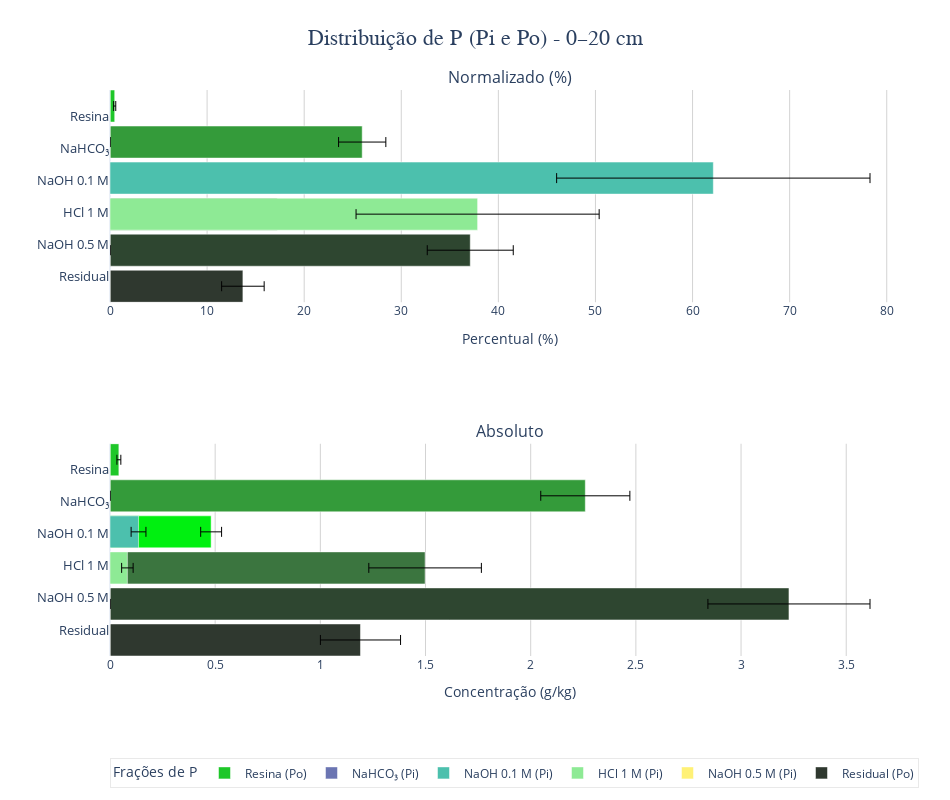

The notebook cell saved with this chart:
### Code cell
nomes = ["Resina", "NaHCO₃", "NaOH 0.1 M", "HCl 1 M", "NaOH 0.5 M", "Residual"]
cores = ['#1EC729', '#349B3A', '#00F010', '#3B753F', '#2E4630', '#2F382F']
cores_Pi = ['#7b3ba4', '#6b75b2', '#4cc0ad', '#8eea95', '#fff176', '#ffb84d']
cores_Po = cores

def add_wide_bars_with_errors(fig, medias_Po, stds_Po, medias_Pi, stds_Pi, row, x_title):
    bar_height = 1 
    y_positions = np.arange(len(nomes))

    for i in range(len(nomes)):
        if i in [0, 5]:
            fig.add_trace(go.Bar(
                y=[nomes[i]],
                x=[medias_Po[i]],
                error_x=dict(type='data', array=[stds_Po[i]], color='black', thickness=1.0, width=5),
                name=f"{nomes[i]} (Po)",
                orientation='h',
                marker_color=cores_Po[i],
                width=bar_height,
                offsetgroup=str(i),
                showlegend=(row == 1)
            ), row=row, col=1)

            # Pi fictício = 0
            fig.add_trace(go.Bar(
                y=[nomes[i]],
                x=[0],
                orientation='h',
                marker_color=cores_Pi[i],
                width=bar_height,
                offsetgroup=str(i),
                showlegend=False
            ), row=row, col=1)
        else:
            # Po
            fig.add_trace(go.Bar(
                y=[nomes[i]],
                x=[medias_Po[i]],
                error_x=dict(type='data', array=[stds_Po[i]], color='black', thickness=1.0, width=5),
                name=f"{nomes[i]} (Po)",
                orientation='h',
                marker_color=cores_Po[i],
                width=bar_height,
                offsetgroup=str(i),
                showlegend=False
            ), row=row, col=1)

            # Pi
            fig.add_trace(go.Bar(
                y=[nomes[i]],
                x=[medias_Pi[i]],
                error_x=dict(type='data', array=[stds_Pi[i]], color='black', thickness=1.0, width=5),
                name=f"{nomes[i]} (Pi)",
                orientation='h',
                marker_color=cores_Pi[i],
                width=bar_height,
                offsetgroup=str(i),
                showlegend=(row == 1)
            ), row=row, col=1)

    # só estética
    fig.update_xaxes(title_text=x_title, showgrid=True, gridcolor="lightgray", zeroline=True, row=row, col=1)
    fig.update_yaxes(showgrid=False, autorange="reversed", tickfont=dict(size=13), row=row, col=1)

fig = make_subplots(rows=2, cols=1, subplot_titles=("Normalizado (%)", "Absoluto"), shared_xaxes=False)

media_Po_gkg = media_Po / 1000
media_Pi_gkg = media_Pi / 1000
std_Po_gkg   = std_Po / 1000
std_Pi_gkg   = std_Pi / 1000

media_Po_norm, std_Po_norm = normalizar(media_Po, std_Po)
media_Pi_norm, std_Pi_norm = normalizar(media_Pi, std_Pi)

add_wide_bars_with_errors(fig, media_Po_norm, std_Po_norm, media_Pi_norm, std_Pi_norm, 1, "Percentual (%)")
add_wide_bars_with_errors(fig, media_Po_gkg, std_Po_gkg, media_Pi_gkg, std_Pi_gkg , 2, "Concentração (g/kg)")

fig.update_layout(
    barmode='group',
    title=dict(text="Distribuição de P (Pi e Po) - 0–20 cm", x=0.5, font=dict(size=22, family="Arial")),
    bargap=0.25,
    width=950,
    height=800,
    template="plotly_white",
    legend_title="Frações de P",
    legend=dict(
        orientation="h",
        y=-0.18,
        x=0,
        bgcolor="rgba(255,255,255,0.7)",
        bordercolor="lightgray",
        borderwidth=0.5
    ),
    margin=dict(l=110, r=40, t=90, b=100)
)

fig.show()

### Figure 1 — Plotly figure (JSON) as saved in the notebook; plotly's stock layout.template omitted (floating-point values rounded to 4 significant figures)
{"data": [{"error_x": {"array": [0.1073], "color": "black", "thickness": 1, "type": "data", "width": 5}, "marker": {"color": "#1EC729"}, "name": "Resina (Po)", "offsetgroup": "0", "orientation": "h", "showlegend": true, "type": "bar", "width": 1, "x": [0.4847], "xaxis": "x", "y": ["Resina"], "yaxis": "y"}, {"marker": {"color": "#7b3ba4"}, "offsetgroup": "0", "orientation": "h", "showlegend": false, "type": "bar", "width": 1, "x": [0], "xaxis": "x", "y": ["Resina"], "yaxis": "y"}, {"error_x": {"array": [2.435], "color": "black", "thickness": 1, "type": "data", "width": 5}, "marker": {"color": "#349B3A"}, "name": "NaHCO₃ (Po)", "offsetgroup": "1", "orientation": "h", "showlegend": false, "type": "bar", "width": 1, "x": [25.98], "xaxis": "x", "y": ["NaHCO₃"], "yaxis": "y"}, {"error_x": {"array": [0], "color": "black", "thickness": 1, "type": "data", "width": 5}, "marker": {"color": "#6b75b2"}, "name": "NaHCO₃ (Pi)", "offsetgroup": "1", "orientation": "h", "showlegend": true, "type": "bar", "width": 1, "x": [0], "xaxis": "x", "y": ["NaHCO₃"], "yaxis": "y"}, {"error_x": {"array": [0.5713], "color": "black", "thickness": 1, "type": "data", "width": 5}, "marker": {"color": "#00F010"}, "name": "NaOH 0.1 M (Po)", "offsetgroup": "2", "orientation": "h", "showlegend": false, "type": "bar", "width": 1, "x": [5.527], "xaxis": "x", "y": ["NaOH 0.1 M"], "yaxis": "y"}, {"error_x": {"array": [16.14], "color": "black", "thickness": 1, "type": "data", "width": 5}, "marker": {"color": "#4cc0ad"}, "name": "NaOH 0.1 M (Pi)", "offsetgroup": "2", "orientation": "h", "showlegend": true, "type": "bar", "width": 1, "x": [62.14], "xaxis": "x", "y": ["NaOH 0.1 M"], "yaxis": "y"}, {"error_x": {"array": [3.076], "color": "black", "thickness": 1, "type": "data", "width": 5}, "marker": {"color": "#3B753F"}, "name": "HCl 1 M (Po)", "offsetgroup": "3", "orientation": "h", "showlegend": false, "type": "bar", "width": 1, "x": [17.22], "xaxis": "x", "y": ["HCl 1 M"], "yaxis": "y"}, {"error_x": {"array": [12.52], "color": "black", "thickness": 1, "type": "data", "width": 5}, "marker": {"color": "#8eea95"}, "name": "HCl 1 M (Pi)", "offsetgroup": "3", "orientation": "h", "showlegend": true, "type": "bar", "width": 1, "x": [37.86], "xaxis": "x", "y": ["HCl 1 M"], "yaxis": "y"}, {"error_x": {"array": [4.429], "color": "black", "thickness": 1, "type": "data", "width": 5}, "marker": {"color": "#2E4630"}, "name": "NaOH 0.5 M (Po)", "offsetgroup": "4", "orientation": "h", "showlegend": false, "type": "bar", "width": 1, "x": [37.1], "xaxis": "x", "y": ["NaOH 0.5 M"], "yaxis": "y"}, {"error_x": {"array": [0], "color": "black", "thickness": 1, "type": "data", "width": 5}, "marker": {"color": "#fff176"}, "name": "NaOH 0.5 M (Pi)", "offsetgroup": "4", "orientation": "h", "showlegend": true, "type": "bar", "width": 1, "x": [0], "xaxis": "x", "y": ["NaOH 0.5 M"], "yaxis": "y"}, {"error_x": {"array": [2.19], "color": "black", "thickness": 1, "type": "data", "width": 5}, "marker": {"color": "#2F382F"}, "name": "Residual (Po)", "offsetgroup": "5", "orientation": "h", "showlegend": true, "type": "bar", "width": 1, "x": [13.69], "xaxis": "x", "y": ["Residual"], "yaxis": "y"}, {"marker": {"color": "#ffb84d"}, "offsetgroup": "5", "orientation": "h", "showlegend": false, "type": "bar", "width": 1, "x": [0], "xaxis": "x", "y": ["Residual"], "yaxis": "y"}, {"error_x": {"array": [0.009332], "color": "black", "thickness": 1, "type": "data", "width": 5}, "marker": {"color": "#1EC729"}, "name": "Resina (Po)", "offsetgroup": "0", "orientation": "h", "showlegend": false, "type": "bar", "width": 1, "x": [0.04216], "xaxis": "x2", "y": ["Resina"], "yaxis": "y2"}, {"marker": {"color": "#7b3ba4"}, "offsetgroup": "0", "orientation": "h", "showlegend": false, "type": "bar", "width": 1, "x": [0], "xaxis": "x2", "y": ["Resina"], "yaxis": "y2"}, {"error_x": {"array": [0.2118], "color": "black", "thickness": 1, "type": "data", "width": 5}, "marker": {"color": "#349B3A"}, "name": "NaHCO₃ (Po)", "offsetgroup": "1", "orientation": "h", "showlegend": false, "type": "bar", "width": 1, "x": [2.26], "xaxis": "x2", "y": ["NaHCO₃"], "yaxis": "y2"}, {"error_x": {"array": [0], "color": "black", "thickness": 1, "type": "data", "width": 5}, "marker": {"color": "#6b75b2"}, "name": "NaHCO₃ (Pi)", "offsetgroup": "1", "orientation": "h", "showlegend": false, "type": "bar", "width": 1, "x": [0], "xaxis": "x2", "y": ["NaHCO₃"], "yaxis": "y2"}, {"error_x": {"array": [0.04969], "color": "black", "thickness": 1, "type": "data", "width": 5}, "marker": {"color": "#00F010"}, "name": "NaOH 0.1 M (Po)", "offsetgroup": "2", "orientation": "h", "showlegend": false, "type": "bar", "width": 1, "x": [0.4808], "xaxis": "x2", "y": ["NaOH 0.1 M"], "yaxis": "y2"}, {"error_x": {"array": [0.03523], "color": "black", "thickness": 1, "type": "data", "width": 5}, "marker": {"color": "#4cc0ad"}, "name": "NaOH 0.1 M (Pi)", "offsetgroup": "2", "orientation": "h", "showlegend": false, "type": "bar", "width": 1, "x": [0.1357], "xaxis": "x2", "y": ["NaOH 0.1 M"], "yaxis": "y2"}, {"error_x": {"array": [0.2676], "color": "black", "thickness": 1, "type": "data", "width": 5}, "marker": {"color": "#3B753F"}, "name": "HCl 1 M (Po)", "offsetgroup": "3", "orientation": "h", "showlegend": false, "type": "bar", "width": 1, "x": [1.498], "xaxis": "x2", "y": ["HCl 1 M"], "yaxis": "y2"}, {"error_x": {"array": [0.02733], "color": "black", "thickness": 1, "type": "data", "width": 5}, "marker": {"color": "#8eea95"}, "name": "HCl 1 M (Pi)", "offsetgroup": "3", "orientation": "h", "showlegend": false, "type": "bar", "width": 1, "x": [0.08266], "xaxis": "x2", "y": ["HCl 1 M"], "yaxis": "y2"}, {"error_x": {"array": [0.3853], "color": "black", "thickness": 1, "type": "data", "width": 5}, "marker": {"color": "#2E4630"}, "name": "NaOH 0.5 M (Po)", "offsetgroup": "4", "orientation": "h", "showlegend": false, "type": "bar", "width": 1, "x": [3.228], "xaxis": "x2", "y": ["NaOH 0.5 M"], "yaxis": "y2"}, {"error_x": {"array": [0], "color": "black", "thickness": 1, "type": "data", "width": 5}, "marker": {"color": "#fff176"}, "name": "NaOH 0.5 M (Pi)", "offsetgroup": "4", "orientation": "h", "showlegend": false, "type": "bar", "width": 1, "x": [0], "xaxis": "x2", "y": ["NaOH 0.5 M"], "yaxis": "y2"}, {"error_x": {"array": [0.1905], "color": "black", "thickness": 1, "type": "data", "width": 5}, "marker": {"color": "#2F382F"}, "name": "Residual (Po)", "offsetgroup": "5", "orientation": "h", "showlegend": false, "type": "bar", "width": 1, "x": [1.191], "xaxis": "x2", "y": ["Residual"], "yaxis": "y2"}, {"marker": {"color": "#ffb84d"}, "offsetgroup": "5", "orientation": "h", "showlegend": false, "type": "bar", "width": 1, "x": [0], "xaxis": "x2", "y": ["Residual"], "yaxis": "y2"}], "layout": {"annotations": [{"font": {"size": 16}, "showarrow": false, "text": "Normalizado (%)", "x": 0.5, "xanchor": "center", "xref": "paper", "y": 1, "yanchor": "bottom", "yref": "paper"}, {"font": {"size": 16}, "showarrow": false, "text": "Absoluto", "x": 0.5, "xanchor": "center", "xref": "paper", "y": 0.375, "yanchor": "bottom", "yref": "paper"}], "bargap": 0.25, "barmode": "group", "height": 800, "legend": {"bgcolor": "rgba(255,255,255,0.7)", "bordercolor": "lightgray", "borderwidth": 0.5, "orientation": "h", "title": {"text": "Frações de P"}, "x": 0, "y": -0.18}, "margin": {"b": 100, "l": 110, "r": 40, "t": 90}, "title": {"font": {"family": "Arial", "size": 22}, "text": "Distribuição de P (Pi e Po) - 0–20 cm", "x": 0.5}, "width": 950, "xaxis": {"anchor": "y", "domain": [0, 1], "gridcolor": "lightgray", "showgrid": true, "title": {"text": "Percentual (%)"}, "zeroline": true}, "xaxis2": {"anchor": "y2", "domain": [0, 1], "gridcolor": "lightgray", "showgrid": true, "title": {"text": "Concentração (g/kg)"}, "zeroline": true}, "yaxis": {"anchor": "x", "autorange": "reversed", "domain": [0.625, 1], "showgrid": false, "tickfont": {"size": 13}}, "yaxis2": {"anchor": "x2", "autorange": "reversed", "domain": [0, 0.375], "showgrid": false, "tickfont": {"size": 13}}}}
